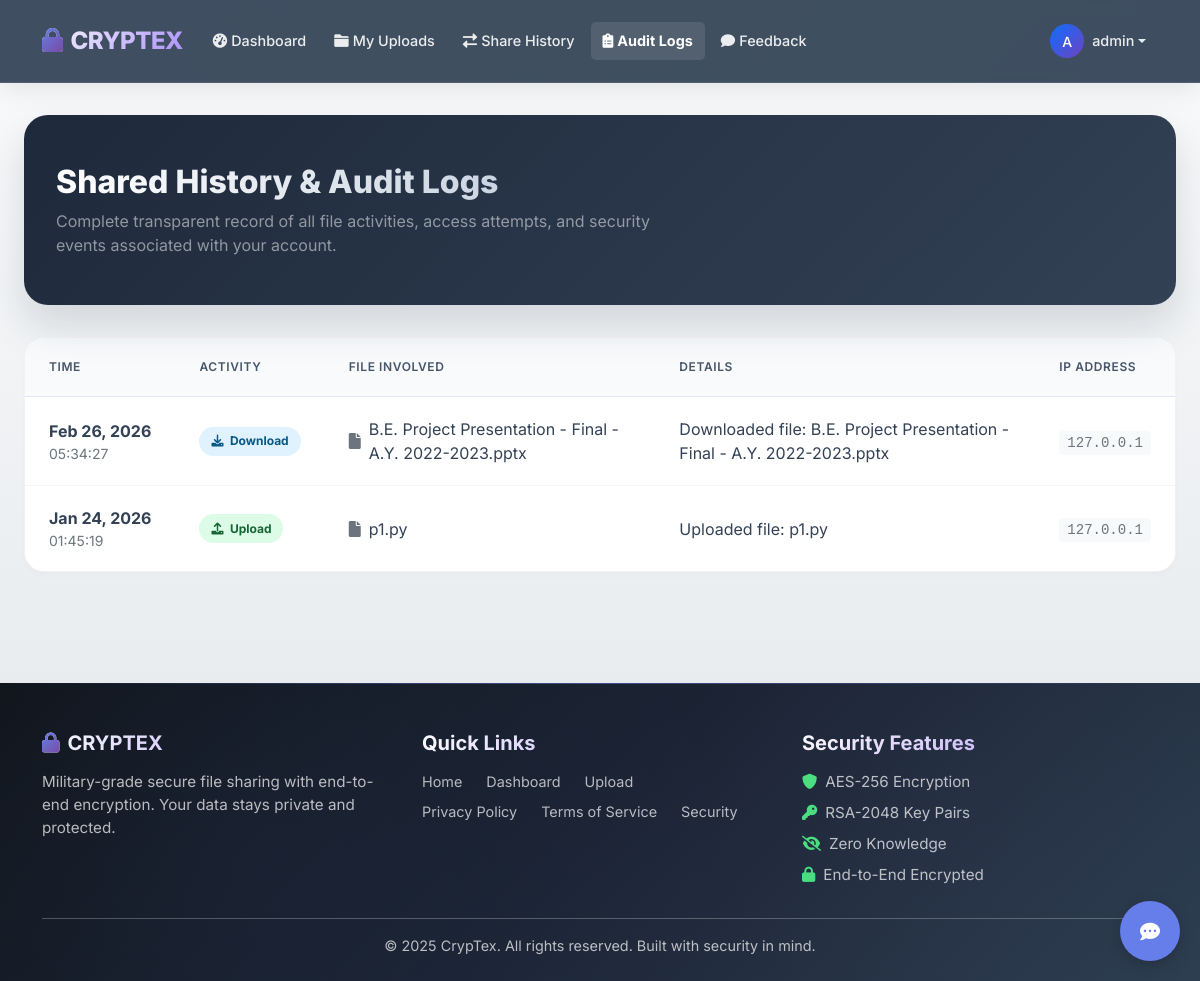
Screenshot of /audit-logs/ (signed in) with the database file from the repository.
### file_sharing/models.py (models this page shows, shortened)
class AccessLog(models.Model):
    ACCESS_TYPES = (
        ('UPLOAD', 'Upload'),
        ('DOWNLOAD', 'Download'),
        ('SHARE', 'Share'),
        ('DELETE', 'Delete'),
    )
    user = models.ForeignKey(User, on_delete=models.CASCADE)
    file = models.ForeignKey(SharedFile, on_delete=models.CASCADE, null=True, blank=True)
    access_type = models.CharField(max_length=10, choices=ACCESS_TYPES)
    access_date = models.DateTimeField(default=timezone.now)
    ip_address = models.GenericIPAddressField(null=True, blank=True)
    details = models.TextField(blank=True)

class SharedFile(models.Model):
    owner = models.ForeignKey(User, on_delete=models.CASCADE)
    original_filename = models.CharField(max_length=255)
    encrypted_filename = models.CharField(max_length=255)
    encryption_key = models.BinaryField()  # Will be encrypted with user's public key
    upload_date = models.DateTimeField(default=timezone.now)
    expiration_date = models.DateTimeField(null=True, blank=True)
    download_count = models.IntegerField(default=0)

### file_sharing/views.py (the view)
# urls.py: path('audit-logs/', views.audit_logs, name='audit_logs'),
@login_required
def audit_logs(request):
    logs = AccessLog.objects.filter(user=request.user).exclude(access_type='VIEW').order_by('-access_date')
    return render(request, 'file_sharing/audit_logs.html', {'logs': logs})

### file_sharing/templates/file_sharing/audit_logs.html (shortened to what this page needs)
{% extends 'file_sharing/base.html' %}
{% block content %}
<div class="history-page">
    <div class="container-custom">
        <div class="page-header">
            <h1 class="page-title">Shared History & Audit Logs</h1>
            <p class="text-white-50 mb-0" style="max-width: 600px;">
                Complete transparent record of all file activities, access attempts, and security events associated with
                your account.
            </p>
        </div>
        <div class="history-card">
            {% if logs %}
            <div class="table-responsive">
                <table class="table-custom">
                    <thead>
                        <tr>
                            <th>Time</th>
                            <th>Activity</th>
                            <th>File Involved</th>
                            <th>Details</th>
                            <th>IP Address</th>
                        </tr>
                    </thead>
                    <tbody>
                        {% for log in logs %}
                        <tr>
                            <td style="white-space: nowrap;">
                                <div class="fw-bold">{{ log.access_date|date:"M d, Y" }}</div>
                                <div class="text-muted small">{{ log.access_date|date:"H:i:s" }}</div>
                            </td>
                            <td>
                                <span class="badge-log badge-{{ log.access_type }}">
                                    {% if log.access_type == 'UPLOAD' %}<i class="fas fa-upload"></i>
                                    {% elif log.access_type == 'DOWNLOAD' %}<i class="fas fa-download"></i>
                                    {% elif log.access_type == 'SHARE' %}<i class="fas fa-share-alt"></i>
                                    {% elif log.access_type == 'DELETE' %}<i class="fas fa-trash"></i>
                                    {% endif %}
                                    {{ log.get_access_type_display }}
                                </span>
                            </td>
                            <td>
                                {% if log.file %}
                                <div class="d-flex align-items-center gap-2">
                                    <i class="fas fa-file text-muted"></i>
                                    <span class="fw-medium">{{ log.file.original_filename }}</span>
                                </div>
                                {% else %}
                                <span class="text-muted fst-italic">File deleted</span>
                                {% endif %}
                            </td>
                            <td>{{ log.details }}</td>
                            <td><code
                                    class="text-muted bg-light px-2 py-1 rounded">{{ log.ip_address|default:"Unknown" }}</code>
                            </td>
                        </tr>
                        {% endfor %}
                    </tbody>
                </table>
            </div>
            {% else %}
            <div class="empty-state">
                <i class="fas fa-clipboard-check text-muted mb-3" style="font-size: 3rem; opacity: 0.3;"></i>
                <h4>No activity recorded</h4>
                <p class="text-muted">Your audit logs are clean. New activities will appear here.</p>
            </div>
            {% endif %}
        </div>
    </div>
</div>
{% endblock %}

### file_sharing/templates/file_sharing/base.html (shortened to what this page needs)
{% load static %}
<!DOCTYPE html>
<html lang="en">
<head>
    <link href="https://cdn.jsdelivr.net/npm/bootstrap@5.1.3/dist/css/bootstrap.min.css" rel="stylesheet">
    <link rel="stylesheet" href="https://cdnjs.cloudflare.com/ajax/libs/font-awesome/6.0.0/css/all.min.css">
</head>
<body class="app-bg">
    <nav class="navbar navbar-expand-lg navbar-dark">
        <div class="container">
            {%if user.is_authenticated %}
            <a class="navbar-brand" id="icon-route" href="{% url 'file_sharing:dashboard' %}">
                <i class="fas fa-lock me-2"></i>CRYPTEX
            </a>
            <div class="collapse navbar-collapse" id="navbarContent">
                <ul class="navbar-nav me-auto mb-2 mb-lg-0">
                    <li class="nav-item">
                        <a class="nav-link {% if request.resolver_match.url_name == 'dashboard' %}active{% endif %}"
                            href="{% url 'file_sharing:dashboard' %}">
                            <i class="fas fa-tachometer-alt me-1"></i>Dashboard
                        </a>
                    </li>
                    <li class="nav-item">
                        <a class="nav-link {% if request.resolver_match.url_name == 'user_uploads' %}active{% endif %}"
                            href="{% url 'file_sharing:user_uploads' %}">
                            <i class="fas fa-folder me-1"></i>My Uploads
                        </a>
                    </li>
                    <li class="nav-item">
                        <a class="nav-link {% if request.resolver_match.url_name == 'share_history' %}active{% endif %}"
                            href="{% url 'file_sharing:share_history' %}">
                            <i class="fas fa-exchange-alt me-1"></i>Share History
                        </a>
                    </li>
                    <li class="nav-item">
                        <a class="nav-link {% if request.resolver_match.url_name == 'audit_logs' %}active{% endif %}"
                            href="{% url 'file_sharing:audit_logs' %}">
                            <i class="fas fa-clipboard-list me-1"></i>Audit Logs
                        </a>
                    </li>
                    <li class="nav-item">
                        <a class="nav-link {% if request.resolver_match.url_name == 'feedback' %}active{% endif %}"
                            href="{% url 'file_sharing:feedback' %}">
                            <i class="fas fa-comment me-1"></i>Feedback
                        </a>
                    </li>
                </ul>
                <div class="d-flex align-items-center">
                    <div class="dropdown">
                        <a class="nav-link dropdown-toggle text-light d-flex align-items-center" href="#" role="button"
                            data-bs-toggle="dropdown" aria-expanded="false">
                            <div class="profile-avatar-sm me-2">
                                {{ user.username|make_list|first|upper }}
                            </div>
                            <span>{{ user.username }}</span>
                        </a>
                    </div>
                </div>
            </div>
            {% endif %}
        </div>
    </nav>
    <main class="main-content">
        <div class="container mt-4">
            {% block content %}
            {% endblock %}
        </div>
    </main>
    {% if user.is_authenticated %}
    <a href="{% url 'file_sharing:feedback' %}" class="chat-bubble" title="Give Feedback"
        style="text-decoration: none;">
        <i class="fas fa-comment-dots fa-lg"></i>
    </a>
    {% endif %}
    <footer class="footer">
        <div class="container">
            <div class="row g-4">
                <div class="col-md-4">
                    <h5><i class="fas fa-lock me-2"></i>CRYPTEX</h5>
                    <p class="mb-3">Military-grade secure file sharing with end-to-end encryption. Your data stays
                        private and protected.</p>
                </div>
                <div class="col-md-4">
                    <h5>Quick Links</h5>
                    <div class="footer-links">
                        <a href="{% url 'file_sharing:homepage' %}" class="footer-link">Home</a>
                        {% if user.is_authenticated %}
                        <a href="{% url 'file_sharing:dashboard' %}" class="footer-link">Dashboard</a>
                        <a href="{% url 'file_sharing:upload' %}" class="footer-link">Upload</a>
                        {% else %}
                        <a href="{% url 'file_sharing:register' %}" class="footer-link">Register</a>
                        <a href="{% url 'file_sharing:login' %}" class="footer-link">Login</a>
                        {% endif %}
                    </div>
                    <div class="footer-links mt-2">
                        <a href="#" class="footer-link">Privacy Policy</a>
                        <a href="#" class="footer-link">Terms of Service</a>
                        <a href="#" class="footer-link">Security</a>
                    </div>
                </div>
                <div class="col-md-4">
                    <h5>Security Features</h5>
                    <p class="mb-2"><i class="fas fa-shield-alt me-2" style="color: #4ade80;"></i>AES-256 Encryption</p>
                    <p class="mb-2"><i class="fas fa-key me-2" style="color: #4ade80;"></i>RSA-2048 Key Pairs</p>
                    <p class="mb-2"><i class="fas fa-eye-slash me-2" style="color: #4ade80;"></i>Zero Knowledge</p>
                    <p class="mb-0"><i class="fas fa-lock me-2" style="color: #4ade80;"></i>End-to-End Encrypted</p>
                </div>
            </div>
            <hr style="border-color: rgba(255, 255, 255, 0.1); margin: 2rem 0 1rem;">
            <div class="row">
                <div class="col-12 text-center">
                    <p class="mb-0" style="font-size: 0.9rem;">&copy; 2025 CrypTex. All rights reserved. Built with
                        security in mind.</p>
                </div>
            </div>
        </div>
    </footer>
</body>
</html>

### file_sharing/templates/file_sharing/audit_logs.html (style rules this page uses)
.history-page { margin: -1.5rem -15px 0 -15px; background: linear-gradient(to bottom, #f8f9fa 0%, #e9ecef 100%); min-height: calc(100vh - 200px); padding: 2rem 0; }
@media (min-width: 768px) { .history-page { margin: -1.5rem calc(-50vw + 50%) 0 calc(-50vw + 50%); } }
.container-custom { max-width: 1280px; margin: 0 auto; padding: 0 1.5rem; }
.page-header { background: linear-gradient(135deg, #1e293b 0%, #334155 100%); border-radius: 24px; padding: 3rem 2rem; margin-bottom: 2rem; color: white; position: relative; overflow: hidden; box-shadow: 0 20px 40px rgba(30, 41, 59, 0.15); }
.page-title { font-size: 2rem; font-weight: 800; margin-bottom: 0.5rem; background: linear-gradient(to right, #fff, #cbd5e1); -webkit-background-clip: text; -webkit-text-fill-color: transparent; display: inline-block; }
.history-card { background: white; border-radius: 20px; box-shadow: 0 4px 6px rgba(0, 0, 0, 0.02); border: 1px solid rgba(0, 0, 0, 0.05); overflow: hidden; }
.table-custom { width: 100%; border-collapse: separate; border-spacing: 0; }
.table-custom thead th { background: #f8fafc; padding: 1.25rem 1.5rem; font-weight: 600; color: #475569; text-transform: uppercase; font-size: 0.75rem; letter-spacing: 0.05em; border-bottom: 1px solid #e2e8f0; }
.table-custom tbody tr { transition: all 0.2s; }
.table-custom td { padding: 1.25rem 1.5rem; border-bottom: 1px solid #f1f5f9; color: #334155; vertical-align: middle; }
.table-custom tbody tr:last-child td { border-bottom: none; }
.badge-log { padding: 0.35rem 0.75rem; border-radius: 50px; font-size: 0.75rem; font-weight: 700; display: inline-flex; align-items: center; gap: 0.4rem; }
.badge-UPLOAD { background: #dcfce7; color: #166534; }
.badge-DOWNLOAD { background: #e0f2fe; color: #075985; }

### rows the page displays
AccessLog: access_date "Feb 26, 2026", access_date "05:34:27", access_type "Download", file.original_filename "B.E. Project Presentation - Final - A.Y. 2022-2023.pptx", details "Downloaded file: B.E. Project Presentation - Final - A.Y. 2022-2023.pptx", ip_address "127.0.0.1"
AccessLog: access_date "Jan 24, 2026", access_date "01:45:19", access_type "Upload", file.original_filename "p1.py", details "Uploaded file: p1.py", ip_address "127.0.0.1"

### other values shown
{{ user.username|make_list|first|upper }} "A"
{{ user.username }} "admin"
